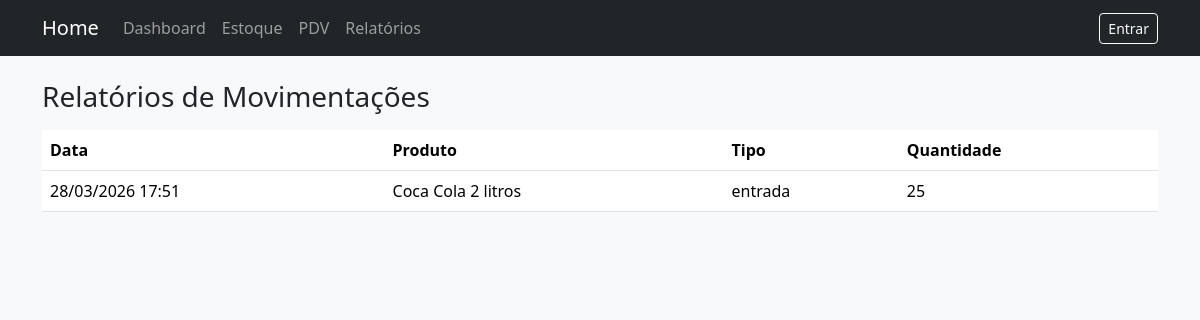
The app's page /relatorios/, older data.
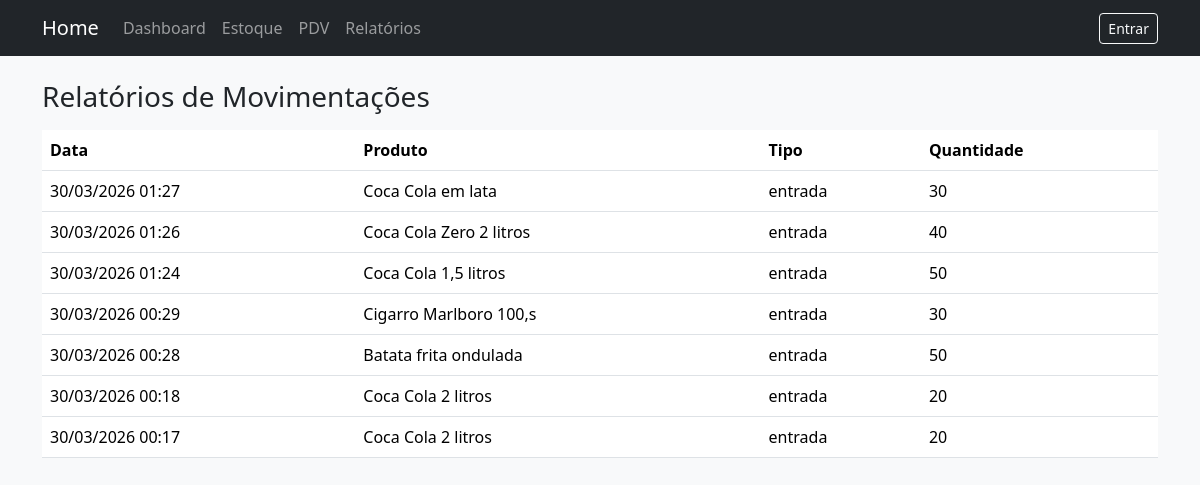
The same page, newer data.
### app/models.py (models this page shows, shortened)
class StockMovement(db.Model):
    id = db.Column(db.Integer, primary_key=True)
    produto_id = db.Column(db.Integer, db.ForeignKey("product.id"), nullable=False)
    tipo = db.Column(db.String(20), nullable=False)
    quantidade = db.Column(db.Integer, nullable=False)
    usuario_id = db.Column(db.Integer, db.ForeignKey("user.id"), nullable=False)
    data_hora = db.Column(db.DateTime, default=datetime.utcnow, nullable=False)
    motivo = db.Column(db.String(255))
    produto = db.relationship("Product", back_populates="movimentacoes")
    usuario = db.relationship("User", back_populates="movements")

class Product(db.Model):
    id = db.Column(db.Integer, primary_key=True)
    nome = db.Column(db.String(120), nullable=False)
    categoria_id = db.Column(db.Integer, db.ForeignKey("category.id"), nullable=False)
    marca = db.Column(db.String(80), nullable=False)
    codigo_barras = db.Column(db.String(30), unique=True, nullable=True)
    preco_custo = db.Column(db.Numeric(10, 2), nullable=False)
    preco_venda = db.Column(db.Numeric(10, 2), nullable=False)
    estoque_min = db.Column(db.Integer, nullable=False, default=0)
    estoque_max = db.Column(db.Integer, nullable=False, default=0)
    teor_alcoolico = db.Column(db.Float)
    volume_ml = db.Column(db.Integer)
    tipo_tabacaria = db.Column(db.String(50))
    peso_g = db.Column(db.Integer)
    sabor = db.Column(db.String(50))
    created_at = db.Column(db.DateTime, default=datetime.utcnow)
    categoria = db.relationship("Category", back_populates="produtos")
    lotes = db.relationship("Batch", back_populates="produto", cascade="all, delete-orphan")
    movimentacoes = db.relationship("StockMovement", back_populates="produto")

### app/routes/relatorios.py (the view)
@relatorios_bp.route("/")
def index():
    movimentacoes = (
        StockMovement.query.order_by(StockMovement.data_hora.desc()).limit(50).all()
    )
    return render_template("relatorios/index.html", movimentacoes=movimentacoes)

### app/templates/relatorios/index.html (shortened to what this page needs)
{% extends 'base.html' %}
{% block content %}
  <h1 class="h3 mb-3">Relatórios de Movimentações</h1>
  <div class="table-responsive">
    <table class="table table-hover">
      <thead>
        <tr>
          <th>Data</th>
          <th>Produto</th>
          <th>Tipo</th>
          <th>Quantidade</th>
        </tr>
      </thead>
      <tbody>
        {% for mov in movimentacoes %}
          <tr>
            <td>{{ mov.data_hora.strftime('%d/%m/%Y %H:%M') }}</td>
            <td>{{ mov.produto.nome }}</td>
            <td>{{ mov.tipo }}</td>
            <td>{{ mov.quantidade }}</td>
          </tr>
        {% endfor %}
      </tbody>
    </table>
  </div>
{% endblock %}

### app/templates/base.html (shortened to what this page needs)
<!doctype html>
<html lang="pt-BR">
  <head>
    <link
      href="https://cdn.jsdelivr.net/npm/bootstrap@5.3.3/dist/css/bootstrap.min.css"
      rel="stylesheet">
    <link rel="stylesheet" href="{{ url_for('static', filename='css/style.css') }}">
  </head>
  <body class="bg-light">
    {% include 'partials/_nav.html' %}
    <main class="container py-4">
      {% block content %}{% endblock %}
    </main>
  </body>
</html>

### app/templates/partials/_nav.html (shortened to what this page needs)
<nav class="navbar navbar-expand-lg navbar-dark bg-dark">
  <div class="container">
    <a class="navbar-brand" href="{{ url_for('main.dashboard') }}">Home</a>
    <div class="collapse navbar-collapse" id="menu">
      <ul class="navbar-nav me-auto mb-2 mb-lg-0">
        <li class="nav-item"><a class="nav-link" href="{{ url_for('main.dashboard') }}">Dashboard</a></li>
        <li class="nav-item"><a class="nav-link" href="{{ url_for('estoque.listar') }}">Estoque</a></li>
        <li class="nav-item"><a class="nav-link" href="{{ url_for('vendas.pdv') }}">PDV</a></li>
        <li class="nav-item"><a class="nav-link" href="{{ url_for('relatorios.index') }}">Relatórios</a></li>
      </ul>
      <div class="d-flex align-items-center ms-lg-auto flex-wrap gap-2 mt-2 mt-lg-0">
        {% if current_user.is_authenticated %}
          <span class="navbar-text text-light small">{{ current_user.username }}</span>
          <a class="btn btn-outline-light btn-sm" href="{{ url_for('auth.login', trocar=1) }}">Trocar Usuário</a>
        {% else %}
          <a class="btn btn-outline-light btn-sm" href="{{ url_for('auth.login') }}">Entrar</a>
        {% endif %}
      </div>
    </div>
  </div>
</nav>

### app/static/css/style.css (style rules this page uses)
body { min-height: 100vh; }

Row changes from the older to the newer data that the page shows:
added StockMovement: data_hora "30/03/2026 01:27", produto.nome "Coca Cola em lata", tipo "entrada", quantidade "30"
added StockMovement: data_hora "30/03/2026 01:26", produto.nome "Coca Cola Zero 2 litros", tipo "entrada", quantidade "40"
added StockMovement: data_hora "30/03/2026 01:24", produto.nome "Coca Cola 1,5 litros", tipo "entrada", quantidade "50"
added StockMovement: data_hora "30/03/2026 00:29", produto.nome "Cigarro Marlboro 100,s", tipo "entrada", quantidade "30"
added StockMovement: data_hora "30/03/2026 00:28", produto.nome "Batata frita ondulada", tipo "entrada", quantidade "50"
added StockMovement: data_hora "30/03/2026 00:18", produto.nome "Coca Cola 2 litros", tipo "entrada", quantidade "20"
changed StockMovement (number 7 of 7 on the later page): data_hora "28/03/2026 17:51" → "30/03/2026 00:17"; quantidade "25" → "20"
